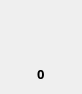
<?xml version="1.0" encoding="UTF-8"?>
<ui version="4.0">
 <class>Unitblock</class>
 <widget class="QWidget" name="Unitblock">
  <property name="geometry">
   <rect>
    <x>0</x>
    <y>0</y>
    <width>78</width>
    <height>89</height>
   </rect>
  </property>
  <property name="windowTitle">
   <string>Form</string>
  </property>
  <layout class="QVBoxLayout" name="verticalLayout">
   <item>
    <widget class="QLabel" name="img">
     <property name="minimumSize">
      <size>
       <width>60</width>
       <height>48</height>
      </size>
     </property>
     <property name="text">
      <string/>
     </property>
    </widget>
   </item>
   <item alignment="Qt::AlignHCenter">
    <widget class="QLabel" name="number">
     <property name="font">
      <font>
       <family>微软雅黑</family>
       <pointsize>10</pointsize>
       <bold>true</bold>
      </font>
     </property>
     <property name="text">
      <string>0</string>
     </property>
    </widget>
   </item>
  </layout>
 </widget>
 <resources/>
 <connections/>
</ui>
